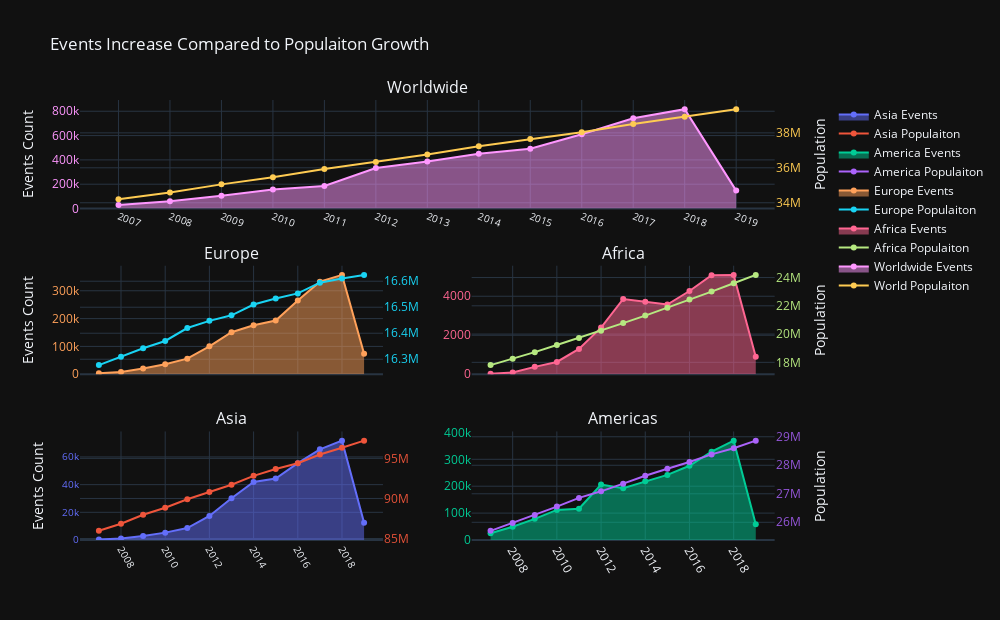

Write notebook code for a chart like this one.
### Code cell
dfPopMelt = pd.melt(dfPop,id_vars=['country','macro_region'],var_name='year',value_name='pop')
dfPopMelt.sort_values(by=['country'],inplace=True)

dfPopAisa=dfPopMelt[dfPopMelt['macro_region']=='Asia']
dfPopAisa=dfPopAisa.groupby(['year'],as_index=False)[['pop']].mean()

dfPopAmericas=dfPopMelt[dfPopMelt['macro_region']=='Americas']
dfPopAmericas=dfPopAmericas.groupby(['year'],as_index=False)[['pop']].mean()

dfPopEurope=dfPopMelt[dfPopMelt['macro_region']=='Europe']
dfPopEurope=dfPopEurope.groupby(['year'],as_index=False)[['pop']].mean()

dfPopAfrica=dfPopMelt[dfPopMelt['macro_region']=='Africa']
dfPopAfrica=dfPopAfrica.groupby(['year'],as_index=False)[['pop']].mean()

dfPopWorld=dfPopMelt.groupby(['year'],as_index=False)[['pop']].mean()

#making the graph, subpolot
# 'Asia', 'Europe', 'Africa', 'Americas'
dfFullAsia=dfFull[dfFull['macro_region']=='Asia']
dfFullAsia=dfFullAsia.groupby(['year'],as_index=False)[['n']].sum()

dfFullAmericas=dfFull[dfFull['macro_region']=='Americas']
dfFullAmericas=dfFullAmericas.groupby(['year'],as_index=False)[['n']].sum()

dfFullEurope=dfFull[dfFull['macro_region']=='Europe']
dfFullEurope=dfFullEurope.groupby(['year'],as_index=False)[['n']].sum()

dfFullAfrica=dfFull[dfFull['macro_region']=='Africa']
dfFullAfrica=dfFullAfrica.groupby(['year'],as_index=False)[['n']].sum()

dfFullWorld=dfFull.groupby(['year'],as_index=False)[['n']].sum()

fig = make_subplots(rows=3, cols=2, start_cell="bottom-left",horizontal_spacing = 0.12,vertical_spacing = 0.13,
                   shared_xaxes=True,
                   specs=[[{"secondary_y": True}, {"secondary_y": True}],
                          [{"secondary_y": True}, {"secondary_y": True}],
                          [{"colspan": 2,"secondary_y": True}, None]],
                    subplot_titles=("Asia","Americas", "Europe","Africa","Worldwide"))
#------------------------------------------------------------------------------
fig.add_trace(go.Scatter(
                x=dfFullAsia['year'],
                y=dfFullAsia['n'],
                name='Asia Events',
                fill='tozeroy',
#                 hovertext=tempTitle+"---"+str(colors[i]),
                hovertemplate ="year: <b>%{x}</b><br>Region: Asia<br>Events:%{x}<br>",
             ),
              row=1, col=1,)
fig.add_trace(go.Scatter(
                x=dfPopAisa['year'],
                y=dfPopAisa['pop'],
                name='Asia Populaiton',
                hovertemplate ="year: <b>%{x}</b><br>Region: Asia<br>Population:%{x}<br>",
             ),
              row=1, col=1,secondary_y=True,)
fig.update_xaxes(
#                  tickvals = yearList,
                 tickangle=60,
                 nticks=7,
                 row=1, col=1)

# fig.update_yaxes(
# #                 title='events count',
#                  row=1, col=1)

#------------------------------------------------------------------------------
fig.add_trace(go.Scatter(
                x=dfFullAmericas['year'],
                y=dfFullAmericas['n'],
                name='America Events',
                fill='tozeroy',
                hovertemplate ="year: <b>%{x}</b><br>Region: America<br>Events:%{x}<br>",
             ),
              row=1, col=2)

fig.add_trace(go.Scatter(
                x=dfPopAmericas['year'],
                y=dfPopAmericas['pop'],
                name='America Populaiton',
                hovertemplate ="year: <b>%{x}</b><br>Region: America<br>Population:%{x}<br>",
             ),
              row=1, col=2,secondary_y=True,)
fig.update_xaxes(
#                  tickvals = yearList,
                 tickangle=60,
                 nticks=7,
                 row=1, col=2)

#------------------------------------------------------------------------------
fig.add_trace(go.Scatter(
                x=dfFullEurope['year'],
                y=dfFullEurope['n'],
                name='Europe Events',
                fill='tozeroy',
                hovertemplate ="year: <b>%{x}</b><br>Region: Europe<br>Events:%{x}<br>",
             ),
              row=2, col=1)
fig.add_trace(go.Scatter(
                x=dfPopEurope['year'],
                y=dfPopEurope['pop'],
                name='Europe Populaiton',
                hovertemplate ="year: <b>%{x}</b><br>Region: Europe<br>Population:%{x}<br>",
             ),
              row=2, col=1,secondary_y=True,)
fig.update_xaxes(
#                  tickvals = yearList,
                 tickangle=60,
                 nticks=7,
                 row=2, col=1)
# fig.update_yaxes(
# #                 title='events count',
#                  row=2, col=1)
#------------------------------------------------------------------------------
fig.add_trace(go.Scatter(
                x=dfFullAfrica['year'],
                y=dfFullAfrica['n'],
                name='Africa Events',
                fill='tozeroy',
                hovertemplate ="year: <b>%{x}</b><br>Region: Africa<br>Events:%{x}<br>",
             ),
              row=2, col=2)
fig.add_trace(go.Scatter(
                x=dfPopAfrica['year'],
                y=dfPopAfrica['pop'],
                name='Africa Populaiton',
                hovertemplate ="year: <b>%{x}</b><br>Region: Africa<br>Population:%{x}<br>",
             ),
              row=2, col=2,secondary_y=True,)
fig.update_xaxes(
                 tickangle=60,
                 nticks=7,
                 row=2, col=2)

#------------------------------------------------------------------------------
fig.add_trace(go.Scatter(
                x=dfFullWorld['year'],
                y=dfFullWorld['n'],
                name='Worldwide Events',
                fill='tozeroy',
                hovertemplate ="year: <b>%{x}</b><br>Region: World<br>Events:%{x}<br>",
             ),
            row=3, col=1)
fig.add_trace(go.Scatter(
                x=dfPopWorld['year'],
                y=dfPopWorld['pop'],
                name='World Populaiton',
                hovertemplate ="year: <b>%{x}</b><br>Region: World<br>Population:%{x}<br>",
             ),
              row=3, col=1,secondary_y=True,)

fig.update_xaxes(tickvals = yearList,
                 tickangle=20,
                 tickfont_size=10, 
                 row=3, col=1)
# fig.update_yaxes(
# #                  title='events count',
#                  row=3, col=1)
#------------------------------------------------------------------------------
fig.update_layout(width=1000,                  
                  height=620, 
                 )

fig.update_layout(
    xaxis_tickfont_size=10, 
    yaxis_tickfont_size=10, 
#     yaxis_tickcolor="rgb(99,110,250)",
    title="Events Increase Compared to Populaiton Growth",
    legend=dict(
        x=1.02
    ),
    template='plotly_dark',
)
fig.update_layout(
    yaxis=dict(
        title="Events Count",
        tickfont_color ="rgb(99,110,250)",
    ),
    yaxis2=dict(
        tickfont_color="rgb(229,82,57)",
    ),
    yaxis3=dict(
        tickfont_color="rgb(0,204,150)",
    ),
    yaxis4=dict(
        title="Population",
        tickfont_color="rgb(148,86,217)",
    ),
    yaxis5=dict(
        title="Events Count",
        tickfont_color="rgb(255,161,90)",
    ),
    yaxis6=dict(
        tickfont_color="rgb(25,211,243)",
    ),
    yaxis7=dict(
        tickfont_color="rgb(255,102,146)",
    ),
    yaxis8=dict(
        title="Population",
        tickfont_color="rgb(182,232,128)",
    ),
    yaxis9=dict(
        title="Events Count",
        tickfont_color="rgb(255,151,255)",
    ),
    yaxis10=dict(
        title="Population",
        tickfont_color="rgb(254,203,82)",
    ),
)
fig.update_traces(hoverlabel_font_color='white',)
fig.show()

### Figure 1 — Plotly figure (JSON) as saved in the notebook; plotly's stock layout.template omitted (floating-point values rounded to 4 significant figures)
{"data": [{"fill": "tozeroy", "hoverlabel": {"font": {"color": "white"}}, "hovertemplate": "year: <b>%{x}</b><br>Region: Asia<br>Events:%{x}<br>", "name": "Asia Events", "type": "scatter", "x": [2007, 2008, 2009, 2010, 2011, 2012, 2013, 2014, 2015, 2016, 2017, 2018, 2019], "xaxis": "x", "y": [328, 1063, 2964, 5329, 8598, 17378, 30183, 41874, 44405, 55476, 65493, 71773, 12539], "yaxis": "y"}, {"hoverlabel": {"font": {"color": "white"}}, "hovertemplate": "year: <b>%{x}</b><br>Region: Asia<br>Population:%{x}<br>", "name": "Asia Populaiton", "type": "scatter", "x": ["2007", "2008", "2009", "2010", "2011", "2012", "2013", "2014", "2015", "2016", "2017", "2018", "2019"], "xaxis": "x", "y": [85960000.0, 86850000.0, 87970000.0, 88840000.0, 89900000.0, 90790000.0, 91710000.0, 92820000.0, 93680000.0, 94400000.0, 95480000.0, 96320000.0, 97210000.0], "yaxis": "y2"}, {"fill": "tozeroy", "hoverlabel": {"font": {"color": "white"}}, "hovertemplate": "year: <b>%{x}</b><br>Region: America<br>Events:%{x}<br>", "name": "America Events", "type": "scatter", "x": [2007, 2008, 2009, 2010, 2011, 2012, 2013, 2014, 2015, 2016, 2017, 2018, 2019], "xaxis": "x2", "y": [25278, 49069, 78572, 111829, 116440, 206496, 192807, 218376, 242079, 275956, 328485, 369372, 58126], "yaxis": "y3"}, {"hoverlabel": {"font": {"color": "white"}}, "hovertemplate": "year: <b>%{x}</b><br>Region: America<br>Population:%{x}<br>", "name": "America Populaiton", "type": "scatter", "x": ["2007", "2008", "2009", "2010", "2011", "2012", "2013", "2014", "2015", "2016", "2017", "2018", "2019"], "xaxis": "x2", "y": [25700760, 25976640, 26250000.0, 26550000.0, 26856300, 27090000.0, 27360000.0, 27630000.0, 27880000.0, 28120000.0, 28380000.0, 28600000.0, 28864220], "yaxis": "y4"}, {"fill": "tozeroy", "hoverlabel": {"font": {"color": "white"}}, "hovertemplate": "year: <b>%{x}</b><br>Region: Europe<br>Events:%{x}<br>", "name": "Europe Events", "type": "scatter", "x": [2007, 2008, 2009, 2010, 2011, 2012, 2013, 2014, 2015, 2016, 2017, 2018, 2019], "xaxis": "x3", "y": [3579, 8447, 20954, 36166, 56099, 100352, 150883, 176226, 192793, 264937, 332350, 356971, 73393], "yaxis": "y5"}, {"hoverlabel": {"font": {"color": "white"}}, "hovertemplate": "year: <b>%{x}</b><br>Region: Europe<br>Population:%{x}<br>", "name": "Europe Populaiton", "type": "scatter", "x": ["2007", "2008", "2009", "2010", "2011", "2012", "2013", "2014", "2015", "2016", "2017", "2018", "2019"], "xaxis": "x3", "y": [16280000.0, 16310000.0, 16340000.0, 16370000.0, 16420000.0, 16450000.0, 16470000.0, 16510000.0, 16530000.0, 16550000.0, 16590000.0, 16610000.0, 16620000.0], "yaxis": "y6"}, {"fill": "tozeroy", "hoverlabel": {"font": {"color": "white"}}, "hovertemplate": "year: <b>%{x}</b><br>Region: Africa<br>Events:%{x}<br>", "name": "Africa Events", "type": "scatter", "x": [2007, 2008, 2009, 2010, 2011, 2012, 2013, 2014, 2015, 2016, 2017, 2018, 2019], "xaxis": "x4", "y": [24, 96, 380, 630, 1301, 2393, 3859, 3721, 3575, 4271, 5082, 5095, 894], "yaxis": "y7"}, {"hoverlabel": {"font": {"color": "white"}}, "hovertemplate": "year: <b>%{x}</b><br>Region: Africa<br>Population:%{x}<br>", "name": "Africa Populaiton", "type": "scatter", "x": ["2007", "2008", "2009", "2010", "2011", "2012", "2013", "2014", "2015", "2016", "2017", "2018", "2019"], "xaxis": "x4", "y": [17810000.0, 18260000.0, 18720000.0, 19220000.0, 19720000.0, 20230000.0, 20780000.0, 21310000.0, 21860000.0, 22440000.0, 23000000.0, 23600000.0, 24190000.0], "yaxis": "y8"}, {"fill": "tozeroy", "hoverlabel": {"font": {"color": "white"}}, "hovertemplate": "year: <b>%{x}</b><br>Region: World<br>Events:%{x}<br>", "name": "Worldwide Events", "type": "scatter", "x": [2007, 2008, 2009, 2010, 2011, 2012, 2013, 2014, 2015, 2016, 2017, 2018, 2019], "xaxis": "x5", "y": [29433, 59218, 104408, 156616, 186149, 333634, 387508, 450151, 492020, 610751, 742459, 817065, 147326], "yaxis": "y9"}, {"hoverlabel": {"font": {"color": "white"}}, "hovertemplate": "year: <b>%{x}</b><br>Region: World<br>Population:%{x}<br>", "name": "World Populaiton", "type": "scatter", "x": ["2007", "2008", "2009", "2010", "2011", "2012", "2013", "2014", "2015", "2016", "2017", "2018", "2019"], "xaxis": "x5", "y": [34190000.0, 34590000.0, 35050000.0, 35460000.0, 35930000.0, 36330000.0, 36760000.0, 37240000.0, 37650000.0, 38040000.0, 38510000.0, 38930000.0, 39360000.0], "yaxis": "y10"}], "layout": {"annotations": [{"font": {"size": 16}, "showarrow": false, "text": "Asia", "x": 0.205, "xanchor": "center", "xref": "paper", "y": 0.2467, "yanchor": "bottom", "yref": "paper"}, {"font": {"size": 16}, "showarrow": false, "text": "Americas", "x": 0.735, "xanchor": "center", "xref": "paper", "y": 0.2467, "yanchor": "bottom", "yref": "paper"}, {"font": {"size": 16}, "showarrow": false, "text": "Europe", "x": 0.205, "xanchor": "center", "xref": "paper", "y": 0.6233, "yanchor": "bottom", "yref": "paper"}, {"font": {"size": 16}, "showarrow": false, "text": "Africa", "x": 0.735, "xanchor": "center", "xref": "paper", "y": 0.6233, "yanchor": "bottom", "yref": "paper"}, {"font": {"size": 16}, "showarrow": false, "text": "Worldwide", "x": 0.47, "xanchor": "center", "xref": "paper", "y": 1, "yanchor": "bottom", "yref": "paper"}], "height": 620, "legend": {"x": 1.02}, "title": {"text": "Events Increase Compared to Populaiton Growth"}, "width": 1000, "xaxis": {"anchor": "y", "domain": [0, 0.41], "nticks": 7, "tickangle": 60, "tickfont": {"size": 10}}, "xaxis2": {"anchor": "y3", "domain": [0.53, 0.94], "nticks": 7, "tickangle": 60}, "xaxis3": {"anchor": "y5", "domain": [0, 0.41], "matches": "x", "nticks": 7, "showticklabels": false, "tickangle": 60}, "xaxis4": {"anchor": "y7", "domain": [0.53, 0.94], "matches": "x2", "nticks": 7, "showticklabels": false, "tickangle": 60}, "xaxis5": {"anchor": "y9", "domain": [0, 0.94], "tickangle": 20, "tickfont": {"size": 10}, "tickvals": [2007, 2008, 2009, 2010, 2011, 2012, 2013, 2014, 2015, 2016, 2017, 2018, 2019]}, "yaxis": {"anchor": "x", "domain": [0, 0.2467], "tickfont": {"color": "rgb(99,110,250)", "size": 10}, "title": {"text": "Events Count"}}, "yaxis10": {"anchor": "x5", "overlaying": "y9", "side": "right", "tickfont": {"color": "rgb(254,203,82)"}, "title": {"text": "Population"}}, "yaxis2": {"anchor": "x", "overlaying": "y", "side": "right", "tickfont": {"color": "rgb(229,82,57)"}}, "yaxis3": {"anchor": "x2", "domain": [0, 0.2467], "tickfont": {"color": "rgb(0,204,150)"}}, "yaxis4": {"anchor": "x2", "overlaying": "y3", "side": "right", "tickfont": {"color": "rgb(148,86,217)"}, "title": {"text": "Population"}}, "yaxis5": {"anchor": "x3", "domain": [0.3767, 0.6233], "tickfont": {"color": "rgb(255,161,90)"}, "title": {"text": "Events Count"}}, "yaxis6": {"anchor": "x3", "overlaying": "y5", "side": "right", "tickfont": {"color": "rgb(25,211,243)"}}, "yaxis7": {"anchor": "x4", "domain": [0.3767, 0.6233], "tickfont": {"color": "rgb(255,102,146)"}}, "yaxis8": {"anchor": "x4", "overlaying": "y7", "side": "right", "tickfont": {"color": "rgb(182,232,128)"}, "title": {"text": "Population"}}, "yaxis9": {"anchor": "x5", "domain": [0.7533, 1], "tickfont": {"color": "rgb(255,151,255)"}, "title": {"text": "Events Count"}}}}
